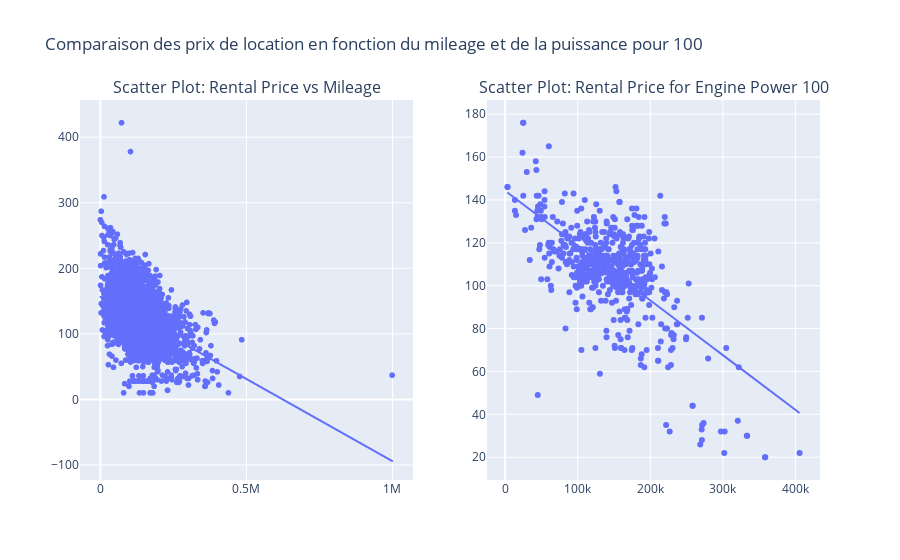

Notebook cell for this chart:
### Code cell
# Première figure : scatter plot pour 'mileage' vs 'rental_price_per_day'
fig1 = px.scatter(df_pricing, x='mileage', y='rental_price_per_day', trendline='ols')

# Deuxième figure : scatter plot pour un 'engine_power' spécifique
power = 100
fig2 = px.scatter(df_pricing[df_pricing['engine_power'] == power],
                  x='mileage',
                  y='rental_price_per_day',
                  trendline='ols',
                  title=f'Rental price par mileage pour un engine power de {power}')

# Créer une figure avec des sous-graphiques
fig = make_subplots(rows=1, cols=2, subplot_titles=("Scatter Plot: Rental Price vs Mileage",
                                                    f"Scatter Plot: Rental Price for Engine Power {power}"))

# Ajouter les graphiques à la figure avec des sous-graphiques
fig.add_trace(fig1.data[0], row=1, col=1)  # Ajouter le premier scatter plot
fig.add_trace(fig1.data[1], row=1, col=1)  # Ajouter la ligne de tendance pour le premier plot

fig.add_trace(fig2.data[0], row=1, col=2)  # Ajouter le deuxième scatter plot
fig.add_trace(fig2.data[1], row=1, col=2)  # Ajouter la ligne de tendance pour le deuxième plot

# Mettre à jour les titres et la mise en page
fig.update_layout(title_text="Comparaison des prix de location en fonction du mileage et de la puissance pour 100",
                  showlegend=False)

# Afficher la figure combinée
fig.show()

### Figure 1 — Plotly figure (JSON) as saved in the notebook; plotly's stock layout.template omitted (floating-point values rounded to 4 significant figures; data arrays with more than 128 entries replaced by an {"elided": "..."} marker saying what was removed)
{"data": [{"hovertemplate": "mileage=%{x}<br>rental_price_per_day=%{y}<extra></extra>", "legendgroup": "", "marker": {"color": "#636efa", "symbol": "circle"}, "mode": "markers", "name": "", "showlegend": false, "type": "scattergl", "x": {"elided": "4843 int values"}, "xaxis": "x", "y": {"elided": "4843 int values"}, "yaxis": "y"}, {"hovertemplate": "<b>OLS trendline</b><br>rental_price_per_day = -0.000250332 * mileage + 156.502<br>R<sup>2</sup>=0.201522<br><br>mileage=%{x}<br>rental_price_per_day=%{y} <b>(trend)</b><extra></extra>", "legendgroup": "", "marker": {"color": "#636efa", "symbol": "circle"}, "mode": "lines", "name": "", "showlegend": false, "type": "scattergl", "x": {"elided": "4843 int values"}, "xaxis": "x", "y": {"elided": "4843 float values"}, "yaxis": "y"}, {"hovertemplate": "mileage=%{x}<br>rental_price_per_day=%{y}<extra></extra>", "legendgroup": "", "marker": {"color": "#636efa", "symbol": "circle"}, "mode": "markers", "name": "", "orientation": "v", "showlegend": false, "type": "scatter", "x": {"elided": "570 int values"}, "xaxis": "x2", "y": {"elided": "570 int values"}, "yaxis": "y2"}, {"hovertemplate": "<b>OLS trendline</b><br>rental_price_per_day = -0.000255383 * mileage + 144.259<br>R<sup>2</sup>=0.418022<br><br>mileage=%{x}<br>rental_price_per_day=%{y} <b>(trend)</b><extra></extra>", "legendgroup": "", "marker": {"color": "#636efa", "symbol": "circle"}, "mode": "lines", "name": "", "showlegend": false, "type": "scatter", "x": {"elided": "570 int values"}, "xaxis": "x2", "y": {"elided": "570 float values"}, "yaxis": "y2"}], "layout": {"annotations": [{"font": {"size": 16}, "showarrow": false, "text": "Scatter Plot: Rental Price vs Mileage", "x": 0.225, "xanchor": "center", "xref": "paper", "y": 1, "yanchor": "bottom", "yref": "paper"}, {"font": {"size": 16}, "showarrow": false, "text": "Scatter Plot: Rental Price for Engine Power 100", "x": 0.775, "xanchor": "center", "xref": "paper", "y": 1, "yanchor": "bottom", "yref": "paper"}], "showlegend": false, "title": {"text": "Comparaison des prix de location en fonction du mileage et de la puissance pour 100"}, "xaxis": {"anchor": "y", "domain": [0, 0.45]}, "xaxis2": {"anchor": "y2", "domain": [0.55, 1]}, "yaxis": {"anchor": "x", "domain": [0, 1]}, "yaxis2": {"anchor": "x2", "domain": [0, 1]}}}
